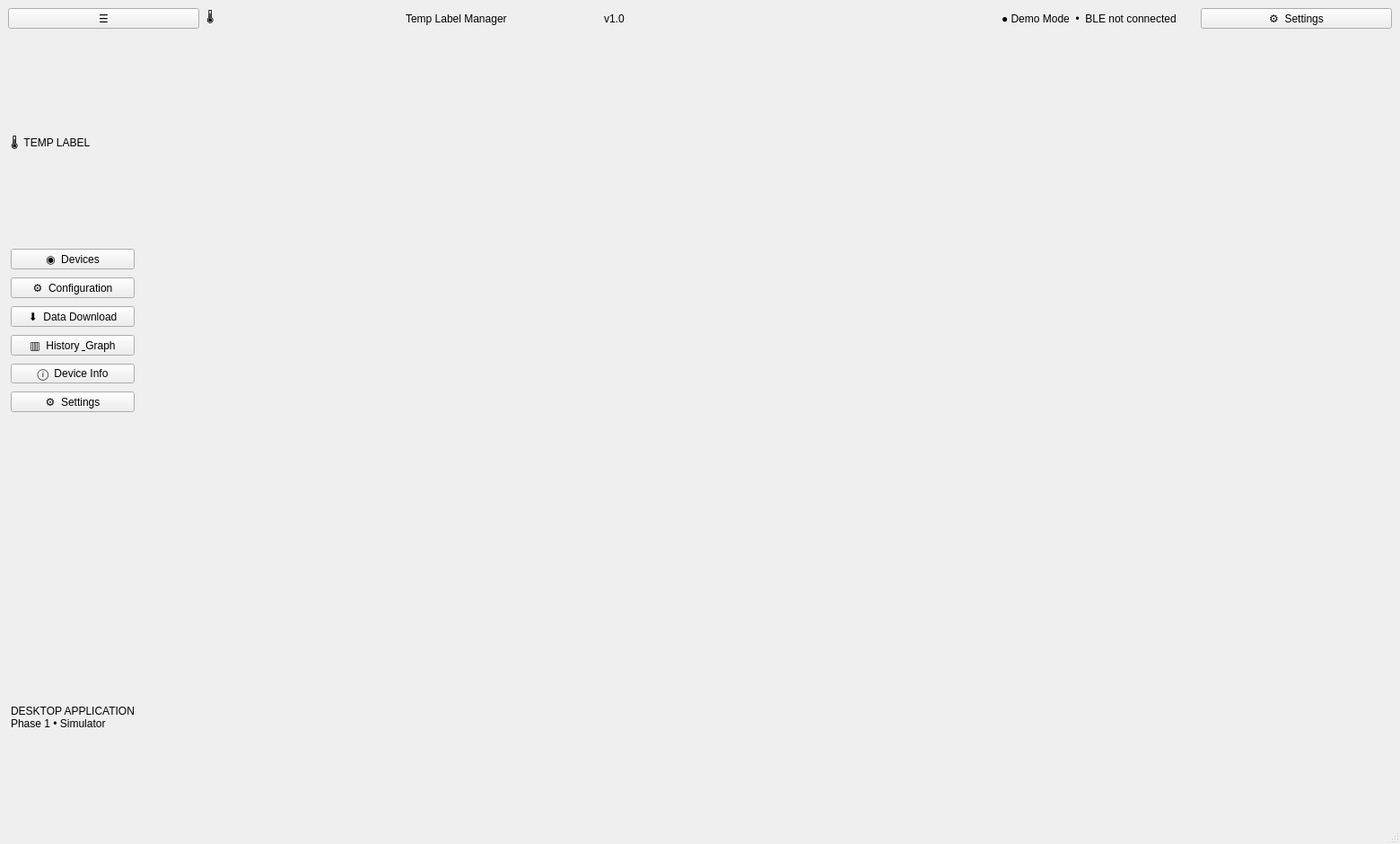
<?xml version='1.0' encoding='utf-8'?>
<ui version="4.0">
  <class>MainWindow</class>
  <widget class="QMainWindow" name="MainWindow">
    <property name="geometry">
      <rect>
        <x>0</x>
        <y>0</y>
        <width>1560</width>
        <height>940</height>
      </rect>
    </property>
    <property name="windowTitle">
      <string>Temp Label Manager — Phase 1 v3</string>
    </property>
    <widget class="QWidget" name="centralwidget">
      <layout class="QVBoxLayout" name="shellLayout">
        <property name="leftMargin">
          <number>0</number>
        </property>
        <property name="topMargin">
          <number>0</number>
        </property>
        <property name="rightMargin">
          <number>0</number>
        </property>
        <property name="bottomMargin">
          <number>0</number>
        </property>
        <property name="spacing">
          <number>0</number>
        </property>
        <item>
          <widget class="QFrame" name="headerBar">
            <layout class="QHBoxLayout" name="headerLayout">
              <property name="leftMargin">
                <number>9</number>
              </property>
              <property name="topMargin">
                <number>9</number>
              </property>
              <property name="rightMargin">
                <number>9</number>
              </property>
              <property name="bottomMargin">
                <number>9</number>
              </property>
              <property name="spacing">
                <number>8</number>
              </property>
              <item>
                <widget class="QPushButton" name="menuToggleButton">
                  <property name="text">
                    <string>☰</string>
                  </property>
                </widget>
              </item>
              <item>
                <widget class="QLabel" name="logoLabel">
                  <property name="text">
                    <string>🌡</string>
                  </property>
                </widget>
              </item>
              <item>
                <widget class="QLabel" name="appTitleLabel">
                  <property name="text">
                    <string>Temp Label Manager</string>
                  </property>
                </widget>
              </item>
              <item>
                <widget class="QLabel" name="appVersionLabel">
                  <property name="text">
                    <string>v1.0</string>
                  </property>
                </widget>
              </item>
              <item>
                <widget class="QLabel" name="headerSpacer">
                  <property name="text">
                    <string />
                  </property>
                </widget>
              </item>
              <item>
                <widget class="QLabel" name="adapterStatusLabel">
                  <property name="text">
                    <string>● Demo Mode  •  BLE not connected</string>
                  </property>
                </widget>
              </item>
              <item>
                <widget class="QPushButton" name="settingsTopButton">
                  <property name="text">
                    <string>⚙  Settings</string>
                  </property>
                </widget>
              </item>
            </layout>
          </widget>
        </item>
        <item>
          <layout class="QHBoxLayout" name="mainBody">
            <property name="leftMargin">
              <number>0</number>
            </property>
            <property name="topMargin">
              <number>0</number>
            </property>
            <property name="rightMargin">
              <number>0</number>
            </property>
            <property name="bottomMargin">
              <number>0</number>
            </property>
            <property name="spacing">
              <number>8</number>
            </property>
            <item>
              <widget class="QFrame" name="sidebar">
                <layout class="QVBoxLayout" name="sidebarLayout">
                  <property name="leftMargin">
                    <number>12</number>
                  </property>
                  <property name="topMargin">
                    <number>12</number>
                  </property>
                  <property name="rightMargin">
                    <number>12</number>
                  </property>
                  <property name="bottomMargin">
                    <number>12</number>
                  </property>
                  <property name="spacing">
                    <number>9</number>
                  </property>
                  <item>
                    <widget class="QLabel" name="sideBrand">
                      <property name="text">
                        <string>🌡  TEMP LABEL</string>
                      </property>
                    </widget>
                  </item>
                  <item>
                    <widget class="QPushButton" name="navDevices">
                      <property name="text">
                        <string>◉  Devices</string>
                      </property>
                    </widget>
                  </item>
                  <item>
                    <widget class="QPushButton" name="navConfiguration">
                      <property name="text">
                        <string>⚙  Configuration</string>
                      </property>
                    </widget>
                  </item>
                  <item>
                    <widget class="QPushButton" name="navDownload">
                      <property name="text">
                        <string>⬇  Data Download</string>
                      </property>
                    </widget>
                  </item>
                  <item>
                    <widget class="QPushButton" name="navHistory">
                      <property name="text">
                        <string>▥  History &amp; Graph</string>
                      </property>
                    </widget>
                  </item>
                  <item>
                    <widget class="QPushButton" name="navDeviceInfo">
                      <property name="text">
                        <string>ⓘ  Device Info</string>
                      </property>
                    </widget>
                  </item>
                  <item>
                    <widget class="QPushButton" name="navSettings">
                      <property name="text">
                        <string>⚙  Settings</string>
                      </property>
                    </widget>
                  </item>
                  <item>
                    <widget class="QLabel" name="sidebarSpacer">
                      <property name="text">
                        <string />
                      </property>
                    </widget>
                  </item>
                  <item>
                    <widget class="QLabel" name="sideFooter">
                      <property name="text">
                        <string>DESKTOP APPLICATION
Phase 1 • Simulator</string>
                      </property>
                    </widget>
                  </item>
                </layout>
              </widget>
            </item>
            <item>
              <widget class="QStackedWidget" name="pageStack">
                <widget class="QWidget" name="placeholderPage">
                  <layout class="QVBoxLayout" name="placeholderLayout">
                    <property name="leftMargin">
                      <number>0</number>
                    </property>
                    <property name="topMargin">
                      <number>0</number>
                    </property>
                    <property name="rightMargin">
                      <number>0</number>
                    </property>
                    <property name="bottomMargin">
                      <number>0</number>
                    </property>
                    <property name="spacing">
                      <number>8</number>
                    </property>
                  </layout>
                </widget>
              </widget>
            </item>
          </layout>
        </item>
      </layout>
    </widget>
    <widget class="QStatusBar" name="statusbar" />
  </widget>
  <resources />
  <connections />
</ui>
